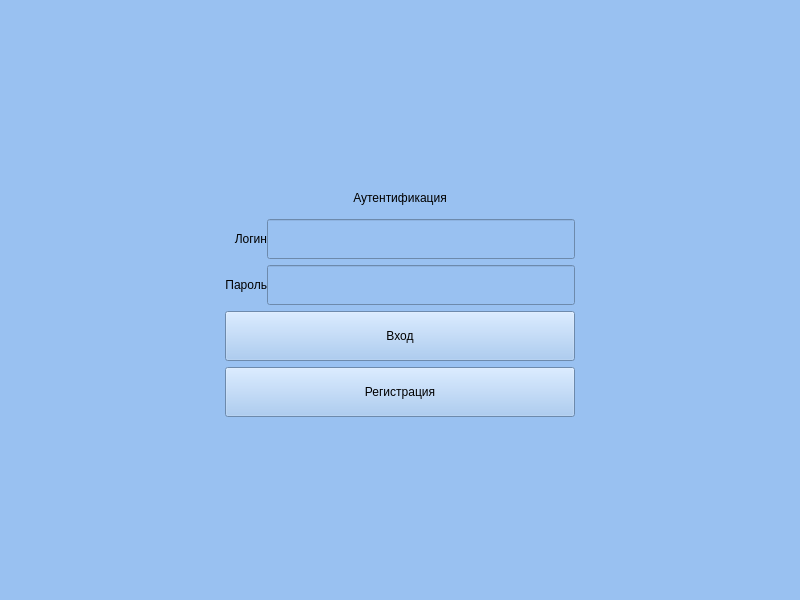
<?xml version="1.0" encoding="UTF-8"?>
<ui version="4.0">
 <class>Form</class>
 <widget class="QWidget" name="Form">
  <property name="geometry">
   <rect>
    <x>0</x>
    <y>0</y>
    <width>800</width>
    <height>600</height>
   </rect>
  </property>
  <property name="sizePolicy">
   <sizepolicy hsizetype="Minimum" vsizetype="Maximum">
    <horstretch>0</horstretch>
    <verstretch>0</verstretch>
   </sizepolicy>
  </property>
  <property name="minimumSize">
   <size>
    <width>800</width>
    <height>600</height>
   </size>
  </property>
  <property name="windowTitle">
   <string>Form</string>
  </property>
  <property name="styleSheet">
   <string notr="true">background-color: rgb(153, 193, 241)</string>
  </property>
  <layout class="QGridLayout" name="gridLayout">
   <item row="1" column="0">
    <spacer name="horizontalSpacer">
     <property name="orientation">
      <enum>Qt::Horizontal</enum>
     </property>
     <property name="sizeType">
      <enum>QSizePolicy::MinimumExpanding</enum>
     </property>
     <property name="sizeHint" stdset="0">
      <size>
       <width>150</width>
       <height>20</height>
      </size>
     </property>
    </spacer>
   </item>
   <item row="1" column="2">
    <spacer name="horizontalSpacer_2">
     <property name="orientation">
      <enum>Qt::Horizontal</enum>
     </property>
     <property name="sizeType">
      <enum>QSizePolicy::MinimumExpanding</enum>
     </property>
     <property name="sizeHint" stdset="0">
      <size>
       <width>150</width>
       <height>20</height>
      </size>
     </property>
    </spacer>
   </item>
   <item row="2" column="1">
    <spacer name="verticalSpacer_2">
     <property name="orientation">
      <enum>Qt::Vertical</enum>
     </property>
     <property name="sizeHint" stdset="0">
      <size>
       <width>20</width>
       <height>40</height>
      </size>
     </property>
    </spacer>
   </item>
   <item row="0" column="1">
    <spacer name="verticalSpacer">
     <property name="orientation">
      <enum>Qt::Vertical</enum>
     </property>
     <property name="sizeHint" stdset="0">
      <size>
       <width>20</width>
       <height>40</height>
      </size>
     </property>
    </spacer>
   </item>
   <item row="1" column="1">
    <layout class="QGridLayout" name="layout">
     <property name="sizeConstraint">
      <enum>QLayout::SetNoConstraint</enum>
     </property>
     <property name="leftMargin">
      <number>0</number>
     </property>
     <property name="horizontalSpacing">
      <number>0</number>
     </property>
     <item row="3" column="2">
      <widget class="QLineEdit" name="passwLineEdit">
       <property name="minimumSize">
        <size>
         <width>0</width>
         <height>40</height>
        </size>
       </property>
       <property name="font">
        <font>
         <family>Yu Gothic</family>
         <pointsize>10</pointsize>
        </font>
       </property>
       <property name="clearButtonEnabled">
        <bool>true</bool>
       </property>
      </widget>
     </item>
     <item row="1" column="1" colspan="2">
      <widget class="QLabel" name="errorLabel">
       <property name="sizePolicy">
        <sizepolicy hsizetype="Expanding" vsizetype="Minimum">
         <horstretch>0</horstretch>
         <verstretch>0</verstretch>
        </sizepolicy>
       </property>
       <property name="minimumSize">
        <size>
         <width>0</width>
         <height>30</height>
        </size>
       </property>
       <property name="styleSheet">
        <string notr="true">font-weight: 100;</string>
       </property>
       <property name="text">
        <string>Аутентификация</string>
       </property>
       <property name="alignment">
        <set>Qt::AlignCenter</set>
       </property>
      </widget>
     </item>
     <item row="0" column="3">
      <spacer name="verticalSpacer_5">
       <property name="orientation">
        <enum>Qt::Vertical</enum>
       </property>
       <property name="sizeHint" stdset="0">
        <size>
         <width>20</width>
         <height>40</height>
        </size>
       </property>
      </spacer>
     </item>
     <item row="1" column="0">
      <spacer name="horizontalSpacer_9">
       <property name="orientation">
        <enum>Qt::Horizontal</enum>
       </property>
       <property name="sizeHint" stdset="0">
        <size>
         <width>40</width>
         <height>20</height>
        </size>
       </property>
      </spacer>
     </item>
     <item row="2" column="0">
      <spacer name="horizontalSpacer_8">
       <property name="orientation">
        <enum>Qt::Horizontal</enum>
       </property>
       <property name="sizeHint" stdset="0">
        <size>
         <width>40</width>
         <height>20</height>
        </size>
       </property>
      </spacer>
     </item>
     <item row="6" column="3">
      <spacer name="horizontalSpacer_4">
       <property name="orientation">
        <enum>Qt::Horizontal</enum>
       </property>
       <property name="sizeHint" stdset="0">
        <size>
         <width>40</width>
         <height>20</height>
        </size>
       </property>
      </spacer>
     </item>
     <item row="2" column="2">
      <widget class="QLineEdit" name="loginLineEdit">
       <property name="minimumSize">
        <size>
         <width>0</width>
         <height>40</height>
        </size>
       </property>
       <property name="font">
        <font>
         <family>Yu Gothic</family>
         <pointsize>10</pointsize>
        </font>
       </property>
       <property name="clearButtonEnabled">
        <bool>true</bool>
       </property>
      </widget>
     </item>
     <item row="3" column="0">
      <spacer name="horizontalSpacer_7">
       <property name="orientation">
        <enum>Qt::Horizontal</enum>
       </property>
       <property name="sizeHint" stdset="0">
        <size>
         <width>40</width>
         <height>20</height>
        </size>
       </property>
      </spacer>
     </item>
     <item row="2" column="3">
      <spacer name="horizontalSpacer_11">
       <property name="orientation">
        <enum>Qt::Horizontal</enum>
       </property>
       <property name="sizeHint" stdset="0">
        <size>
         <width>40</width>
         <height>20</height>
        </size>
       </property>
      </spacer>
     </item>
     <item row="7" column="3">
      <spacer name="verticalSpacer_7">
       <property name="orientation">
        <enum>Qt::Vertical</enum>
       </property>
       <property name="sizeHint" stdset="0">
        <size>
         <width>20</width>
         <height>40</height>
        </size>
       </property>
      </spacer>
     </item>
     <item row="0" column="0">
      <spacer name="verticalSpacer_6">
       <property name="orientation">
        <enum>Qt::Vertical</enum>
       </property>
       <property name="sizeHint" stdset="0">
        <size>
         <width>20</width>
         <height>40</height>
        </size>
       </property>
      </spacer>
     </item>
     <item row="2" column="1">
      <widget class="QLabel" name="loginLabel">
       <property name="sizePolicy">
        <sizepolicy hsizetype="Preferred" vsizetype="Fixed">
         <horstretch>0</horstretch>
         <verstretch>0</verstretch>
        </sizepolicy>
       </property>
       <property name="minimumSize">
        <size>
         <width>0</width>
         <height>40</height>
        </size>
       </property>
       <property name="styleSheet">
        <string notr="true">font-weight: 100;</string>
       </property>
       <property name="text">
        <string>Логин</string>
       </property>
       <property name="alignment">
        <set>Qt::AlignRight|Qt::AlignTrailing|Qt::AlignVCenter</set>
       </property>
      </widget>
     </item>
     <item row="6" column="1" colspan="2">
      <widget class="QPushButton" name="registrationButton">
       <property name="sizePolicy">
        <sizepolicy hsizetype="Minimum" vsizetype="Fixed">
         <horstretch>0</horstretch>
         <verstretch>0</verstretch>
        </sizepolicy>
       </property>
       <property name="minimumSize">
        <size>
         <width>350</width>
         <height>50</height>
        </size>
       </property>
       <property name="focusPolicy">
        <enum>Qt::StrongFocus</enum>
       </property>
       <property name="layoutDirection">
        <enum>Qt::LeftToRight</enum>
       </property>
       <property name="styleSheet">
        <string notr="true">font-weight: 300;
background-color: rgb(153, 193, 241)</string>
       </property>
       <property name="text">
        <string>Регистрация</string>
       </property>
       <property name="icon">
        <iconset>
         <normaloff>logo/registration.png</normaloff>logo/registration.png</iconset>
       </property>
      </widget>
     </item>
     <item row="3" column="3">
      <spacer name="horizontalSpacer_12">
       <property name="orientation">
        <enum>Qt::Horizontal</enum>
       </property>
       <property name="sizeHint" stdset="0">
        <size>
         <width>40</width>
         <height>20</height>
        </size>
       </property>
      </spacer>
     </item>
     <item row="6" column="0">
      <spacer name="horizontalSpacer_3">
       <property name="orientation">
        <enum>Qt::Horizontal</enum>
       </property>
       <property name="sizeHint" stdset="0">
        <size>
         <width>40</width>
         <height>20</height>
        </size>
       </property>
      </spacer>
     </item>
     <item row="4" column="1" colspan="2">
      <widget class="QPushButton" name="authentificationButton">
       <property name="sizePolicy">
        <sizepolicy hsizetype="Minimum" vsizetype="Fixed">
         <horstretch>0</horstretch>
         <verstretch>0</verstretch>
        </sizepolicy>
       </property>
       <property name="minimumSize">
        <size>
         <width>350</width>
         <height>50</height>
        </size>
       </property>
       <property name="styleSheet">
        <string notr="true">font-weight: 300;
background-color: rgb(153, 193, 241);</string>
       </property>
       <property name="text">
        <string>Вход</string>
       </property>
       <property name="icon">
        <iconset>
         <normaloff>logo/enter-logo.png</normaloff>logo/enter-logo.png</iconset>
       </property>
      </widget>
     </item>
     <item row="4" column="0">
      <spacer name="horizontalSpacer_5">
       <property name="orientation">
        <enum>Qt::Horizontal</enum>
       </property>
       <property name="sizeHint" stdset="0">
        <size>
         <width>40</width>
         <height>20</height>
        </size>
       </property>
      </spacer>
     </item>
     <item row="3" column="1">
      <widget class="QLabel" name="passwLabel">
       <property name="sizePolicy">
        <sizepolicy hsizetype="Preferred" vsizetype="Fixed">
         <horstretch>0</horstretch>
         <verstretch>0</verstretch>
        </sizepolicy>
       </property>
       <property name="minimumSize">
        <size>
         <width>0</width>
         <height>40</height>
        </size>
       </property>
       <property name="styleSheet">
        <string notr="true">font-weight: 100;</string>
       </property>
       <property name="text">
        <string>Пароль</string>
       </property>
       <property name="alignment">
        <set>Qt::AlignRight|Qt::AlignTrailing|Qt::AlignVCenter</set>
       </property>
      </widget>
     </item>
     <item row="1" column="3">
      <spacer name="horizontalSpacer_10">
       <property name="orientation">
        <enum>Qt::Horizontal</enum>
       </property>
       <property name="sizeHint" stdset="0">
        <size>
         <width>40</width>
         <height>20</height>
        </size>
       </property>
      </spacer>
     </item>
     <item row="4" column="3">
      <spacer name="horizontalSpacer_6">
       <property name="orientation">
        <enum>Qt::Horizontal</enum>
       </property>
       <property name="sizeHint" stdset="0">
        <size>
         <width>40</width>
         <height>20</height>
        </size>
       </property>
      </spacer>
     </item>
     <item row="0" column="1">
      <spacer name="verticalSpacer_3">
       <property name="orientation">
        <enum>Qt::Vertical</enum>
       </property>
       <property name="sizeHint" stdset="0">
        <size>
         <width>20</width>
         <height>40</height>
        </size>
       </property>
      </spacer>
     </item>
     <item row="7" column="2">
      <spacer name="verticalSpacer_8">
       <property name="orientation">
        <enum>Qt::Vertical</enum>
       </property>
       <property name="sizeHint" stdset="0">
        <size>
         <width>20</width>
         <height>40</height>
        </size>
       </property>
      </spacer>
     </item>
     <item row="0" column="2">
      <spacer name="verticalSpacer_4">
       <property name="orientation">
        <enum>Qt::Vertical</enum>
       </property>
       <property name="sizeHint" stdset="0">
        <size>
         <width>20</width>
         <height>40</height>
        </size>
       </property>
      </spacer>
     </item>
     <item row="7" column="1">
      <spacer name="verticalSpacer_10">
       <property name="orientation">
        <enum>Qt::Vertical</enum>
       </property>
       <property name="sizeHint" stdset="0">
        <size>
         <width>20</width>
         <height>40</height>
        </size>
       </property>
      </spacer>
     </item>
     <item row="7" column="0">
      <spacer name="verticalSpacer_9">
       <property name="orientation">
        <enum>Qt::Vertical</enum>
       </property>
       <property name="sizeHint" stdset="0">
        <size>
         <width>20</width>
         <height>40</height>
        </size>
       </property>
      </spacer>
     </item>
    </layout>
   </item>
  </layout>
 </widget>
 <resources/>
 <connections/>
</ui>
